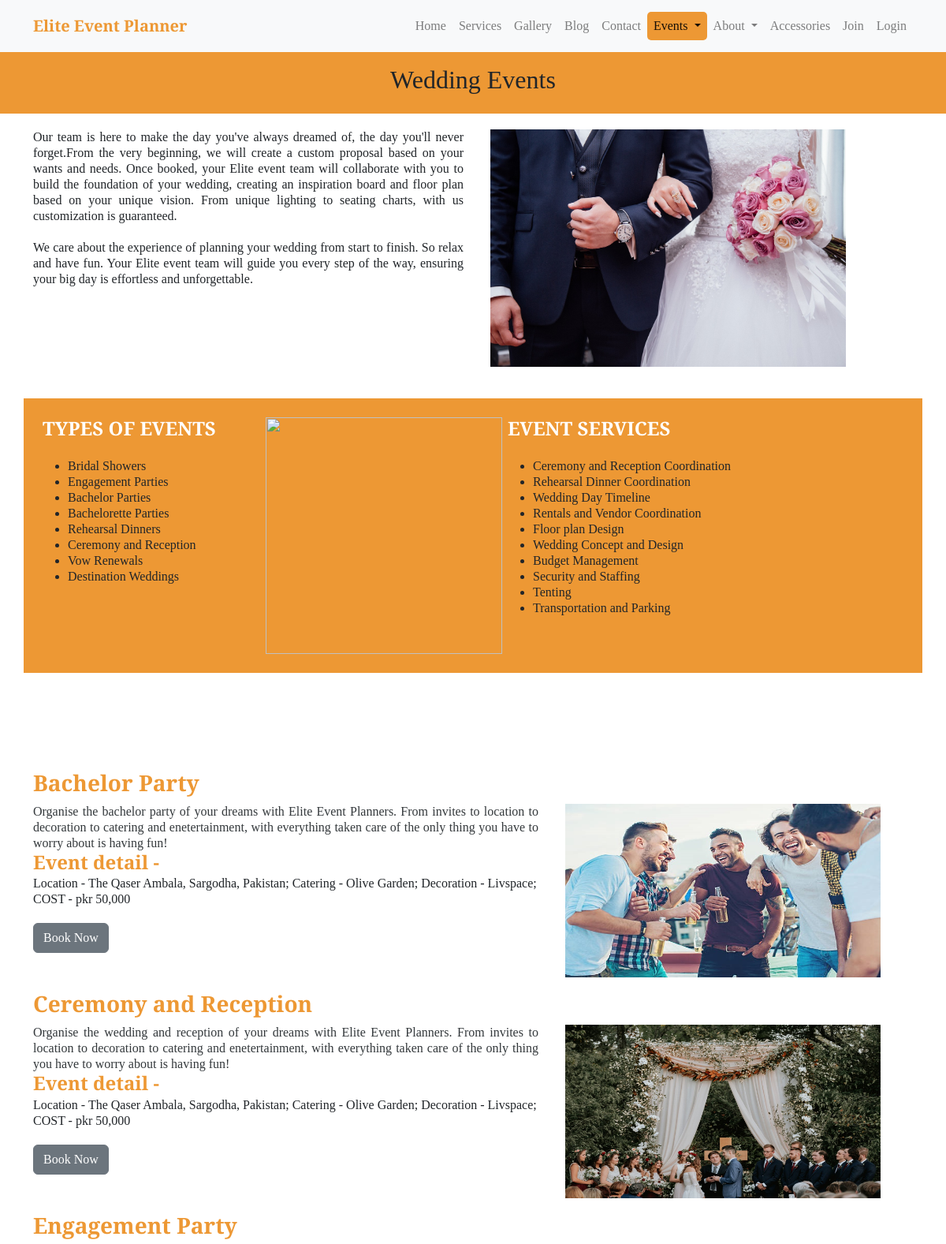
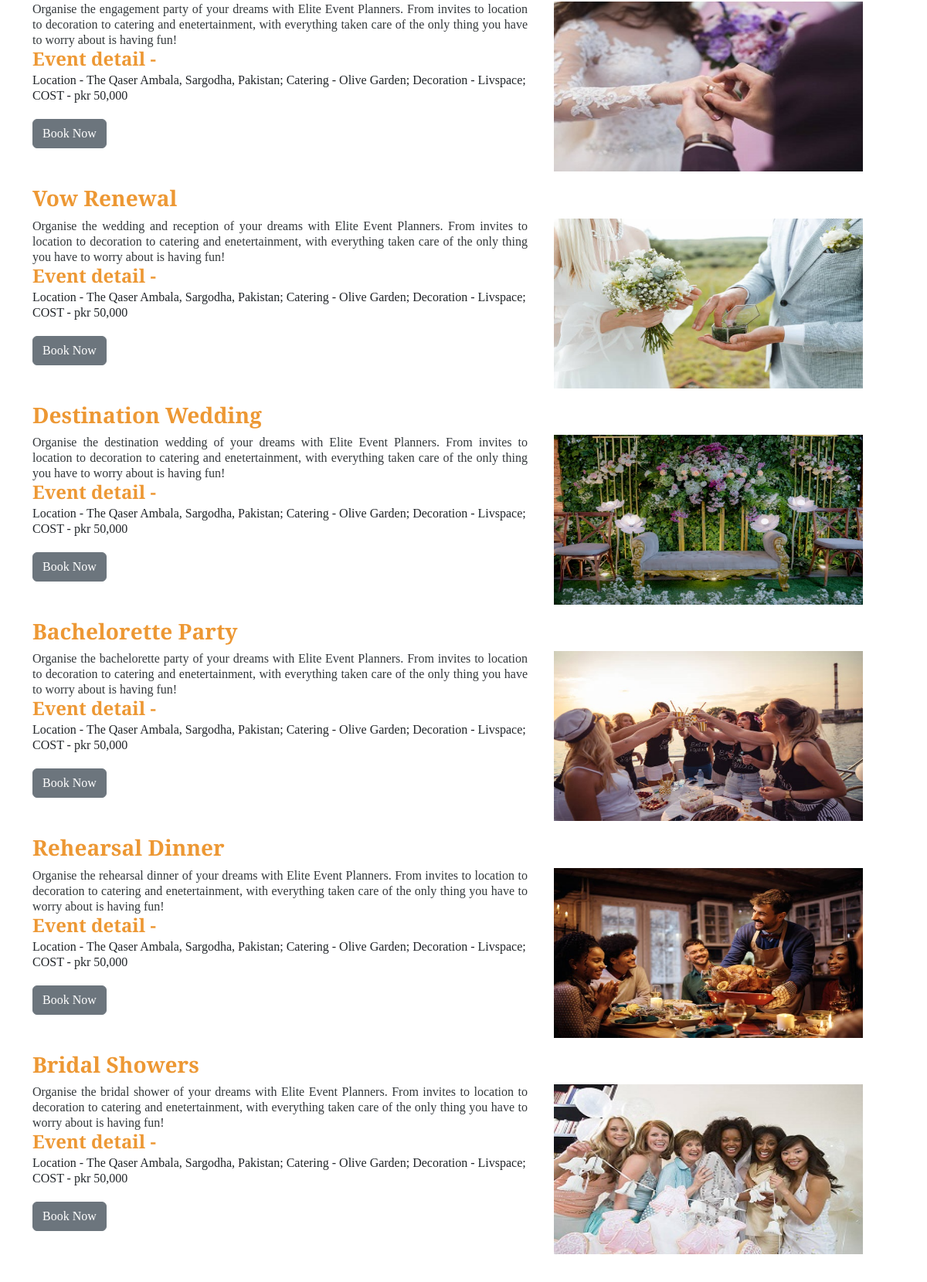
The app's page /weading/services-wedding.php (upper part) with its own data (2 pictures, top to bottom).
### tables this page shows
CREATE TABLE `weading` (
  `weading_id` int(11) NOT NULL,
  `weading_title` varchar(255) NOT NULL,
  `weading_description` varchar(10000) NOT NULL,
  `weading_image1` varchar(255) NOT NULL,
  `weading_titlee` varchar(255) NOT NULL,
  `weading_descriptionn` varchar(2550) NOT NULL
);

### weading/function.php (the view, shortened to what this page needs)
<?php
function getproducts()
    {
        global $con;
                $select_query="Select * from `weading` order by rand() LIMIT 0,99";
                $result_query=mysqli_query($con,$select_query);
                while($row=mysqli_fetch_assoc($result_query))
                {
                    $weading_image1=$row['weading_image1'];
                    $weading_title=$row['weading_title'];
                    $weading_titlee=$row['weading_titlee'];
                    $weading_description=$row['weading_description'];
                    $weading_descriptionn=$row['weading_descriptionn'];
                    echo "
                    <h3 style='color: #ED9834'><b>$weading_title</b></h3>
                    <div class=col-lg-7>
                        <p style='text-align:justify; color:#33383b; font-weight:100'>$weading_description</p>
                        <h4> $weading_titlee</h4>
                        <p>$weading_descriptionn</p> <br>
                            <div class='mb-5'>
                                <a href='../contactus.html'class='btn btn-secondary'>Book Now</a>
                            </div>
                        </div>
                    <div class=col-lg-4>
                        <img src='images/$weading_image1' alt=''  height='220px' width='400px'>
                    </div>";
                }
            }
    ?>

### gatherings/abc.css (style rules this page uses)
* { padding:0; margin:0; box-sizing:; font-family: 'Cinzel Decorative', cursive; }
html { scroll-behavior: smooth; }
body { font-family: Raleway; background-color: white; margin: 0; padding: 0; line-height: 20px; }
p { margin: 0; padding: 0; line-height: 20px; }
.un h3, h4 { margin-bottom: 3px; font-weight: bold; color: #ED9834; }

### records on screen
weading: weading_title "Bachelor Party", weading_description "Organise the bachelor party of your dreams with Elite Event Planners. From invites to location to decoration to catering and enetertainment, with everything taken care of the only thing you have to worry about is having fun!", weading_titlee "Event detail -", weading_descriptionn "Location - The Qaser Ambala, Sargodha, Pakistan; Catering - Olive Garden; Decoration - Livspace; COST - pkr 50,000", weading_image1 (picture)
weading: weading_title "Ceremony and Reception", weading_description "Organise the wedding and reception of your dreams with Elite Event Planners. From invites to location to decoration to catering and enetertainment, with everything taken care of the only thing you have to worry about is having fun!", weading_titlee "Event detail -", weading_descriptionn "Location - The Qaser Ambala, Sargodha, Pakistan; Catering - Olive Garden; Decoration - Livspace; COST - pkr 50,000", weading_image1 (picture)
weading: weading_title "Engagement Party", weading_description "Organise the engagement party of your dreams with Elite Event Planners. From invites to location to decoration to catering and enetertainment, with everything taken care of the only thing you have to worry about is having fun!", weading_titlee "Event detail -", weading_descriptionn "Location - The Qaser Ambala, Sargodha, Pakistan; Catering - Olive Garden; Decoration - Livspace; COST - pkr 50,000", weading_image1 (picture)
weading: weading_title "Vow Renewal", weading_description "Organise the wedding and reception of your dreams with Elite Event Planners. From invites to location to decoration to catering and enetertainment, with everything taken care of the only thing you have to worry about is having fun!", weading_titlee "Event detail -", weading_descriptionn "Location - The Qaser Ambala, Sargodha, Pakistan; Catering - Olive Garden; Decoration - Livspace; COST - pkr 50,000", weading_image1 (picture)
weading: weading_title "Destination Wedding", weading_description "Organise the destination wedding of your dreams with Elite Event Planners. From invites to location to decoration to catering and enetertainment, with everything taken care of the only thing you have to worry about is having fun!", weading_titlee "Event detail -", weading_descriptionn "Location - The Qaser Ambala, Sargodha, Pakistan; Catering - Olive Garden; Decoration - Livspace; COST - pkr 50,000", weading_image1 (picture)
weading: weading_title "Bachelorette Party", weading_description "Organise the bachelorette party of your dreams with Elite Event Planners. From invites to location to decoration to catering and enetertainment, with everything taken care of the only thing you have to worry about is having fun!", weading_titlee "Event detail -", weading_descriptionn "Location - The Qaser Ambala, Sargodha, Pakistan; Catering - Olive Garden; Decoration - Livspace; COST - pkr 50,000", weading_image1 (picture)
weading: weading_title "Rehearsal Dinner", weading_description "Organise the rehearsal dinner of your dreams with Elite Event Planners. From invites to location to decoration to catering and enetertainment, with everything taken care of the only thing you have to worry about is having fun!", weading_titlee "Event detail -", weading_descriptionn "Location - The Qaser Ambala, Sargodha, Pakistan; Catering - Olive Garden; Decoration - Livspace; COST - pkr 50,000", weading_image1 (picture)
weading: weading_title "Bridal Showers", weading_description "Organise the bridal shower of your dreams with Elite Event Planners. From invites to location to decoration to catering and enetertainment, with everything taken care of the only thing you have to worry about is having fun!", weading_titlee "Event detail -", weading_descriptionn "Location - The Qaser Ambala, Sargodha, Pakistan; Catering - Olive Garden; Decoration - Livspace; COST - pkr 50,000", weading_image1 (picture)
